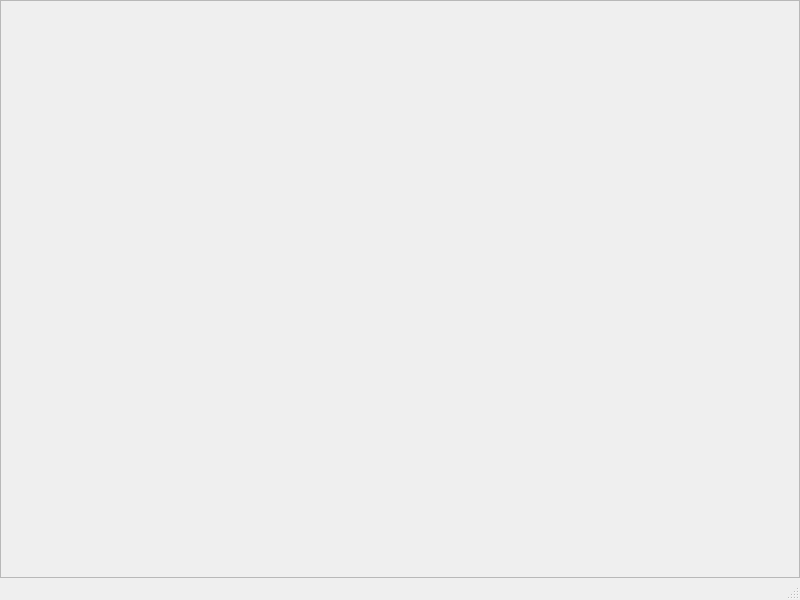
<?xml version="1.0" encoding="UTF-8"?>
<ui version="4.0">
 <class>StoreForm</class>
 <widget class="QMainWindow" name="StoreForm">
  <property name="geometry">
   <rect>
    <x>0</x>
    <y>0</y>
    <width>800</width>
    <height>600</height>
   </rect>
  </property>
  <property name="windowTitle">
   <string>MainWindow</string>
  </property>
  <widget class="QWidget" name="centralwidget">
   <layout class="QGridLayout" name="gridLayout">
    <property name="leftMargin">
     <number>0</number>
    </property>
    <property name="topMargin">
     <number>0</number>
    </property>
    <property name="rightMargin">
     <number>0</number>
    </property>
    <property name="bottomMargin">
     <number>0</number>
    </property>
    <property name="spacing">
     <number>0</number>
    </property>
    <item row="0" column="0">
     <widget class="QFrame" name="tableFrame">
      <property name="frameShape">
       <enum>QFrame::StyledPanel</enum>
      </property>
      <property name="frameShadow">
       <enum>QFrame::Raised</enum>
      </property>
      <layout class="QVBoxLayout" name="verticalLayout">
       <property name="spacing">
        <number>1</number>
       </property>
       <property name="leftMargin">
        <number>1</number>
       </property>
       <property name="topMargin">
        <number>1</number>
       </property>
       <property name="rightMargin">
        <number>1</number>
       </property>
       <property name="bottomMargin">
        <number>1</number>
       </property>
       <item>
        <widget class="QWidget" name="accountWidget" native="true"/>
       </item>
       <item>
        <widget class="QWidget" name="imageWidget" native="true">
         <layout class="QVBoxLayout" name="verticalLayout_2">
          <property name="spacing">
           <number>0</number>
          </property>
          <property name="leftMargin">
           <number>0</number>
          </property>
          <property name="topMargin">
           <number>0</number>
          </property>
          <property name="rightMargin">
           <number>0</number>
          </property>
          <property name="bottomMargin">
           <number>0</number>
          </property>
          <item>
           <widget class="QLabel" name="image_label">
            <property name="sizePolicy">
             <sizepolicy hsizetype="Ignored" vsizetype="Ignored">
              <horstretch>0</horstretch>
              <verstretch>0</verstretch>
             </sizepolicy>
            </property>
            <property name="text">
             <string/>
            </property>
            <property name="scaledContents">
             <bool>false</bool>
            </property>
            <property name="alignment">
             <set>Qt::AlignCenter</set>
            </property>
           </widget>
          </item>
         </layout>
        </widget>
       </item>
       <item>
        <widget class="QWidget" name="listWidget" native="true"/>
       </item>
       <item>
        <widget class="QWidget" name="itemWidget" native="true"/>
       </item>
       <item>
        <widget class="QWidget" name="aboutWidget" native="true"/>
       </item>
      </layout>
     </widget>
    </item>
   </layout>
  </widget>
  <widget class="QStatusBar" name="statusbar"/>
 </widget>
 <resources/>
 <connections/>
</ui>
